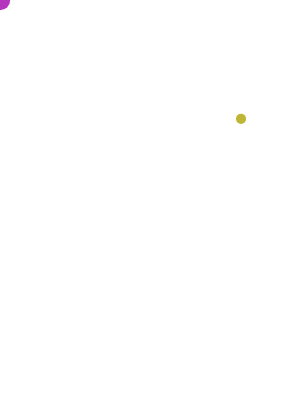
Frame 1 (no input)
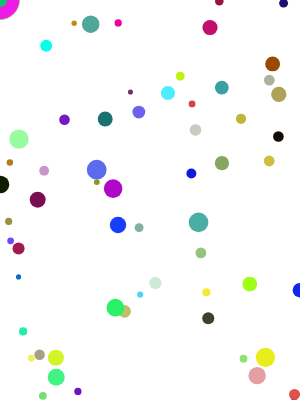
Frame 60 (no input)
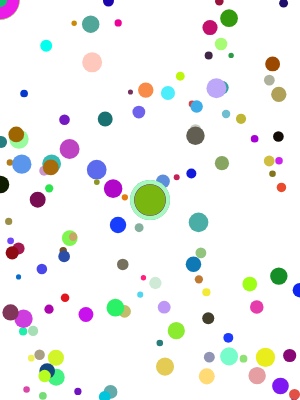
Frame 120 (the mouse pressed at the canvas centre since frame 60)

The p5.js sketch that drew these frames (run headless with seeded random() and noise() and a simulated clock; from frame 60 on, the mouse is pressed at the canvas centre):

// p5.js sketch
// ── sketch.js
let x, y, r, g, b, size;

function setup() {
  createCanvas(300, 400);
  background(255);
  noStroke();
}

function draw() {
  // generate a random color
  r = random(255);
  g = random(255);
  b = random(255);
  
  // generate a random size
  size = random(10, 40);
  
  // draw a circle at the mouse position
  fill(r, g, b);
  ellipse(mouseX, mouseY, size, size);
  
  // draw a circle at a random position
  x = random(width);
  y = random(height);
  fill(b, r, g);
  ellipse(x, y, size/2, size/2);
}

function mouseClicked() {
  // clear the canvas on mouse click
  background(255);
}
